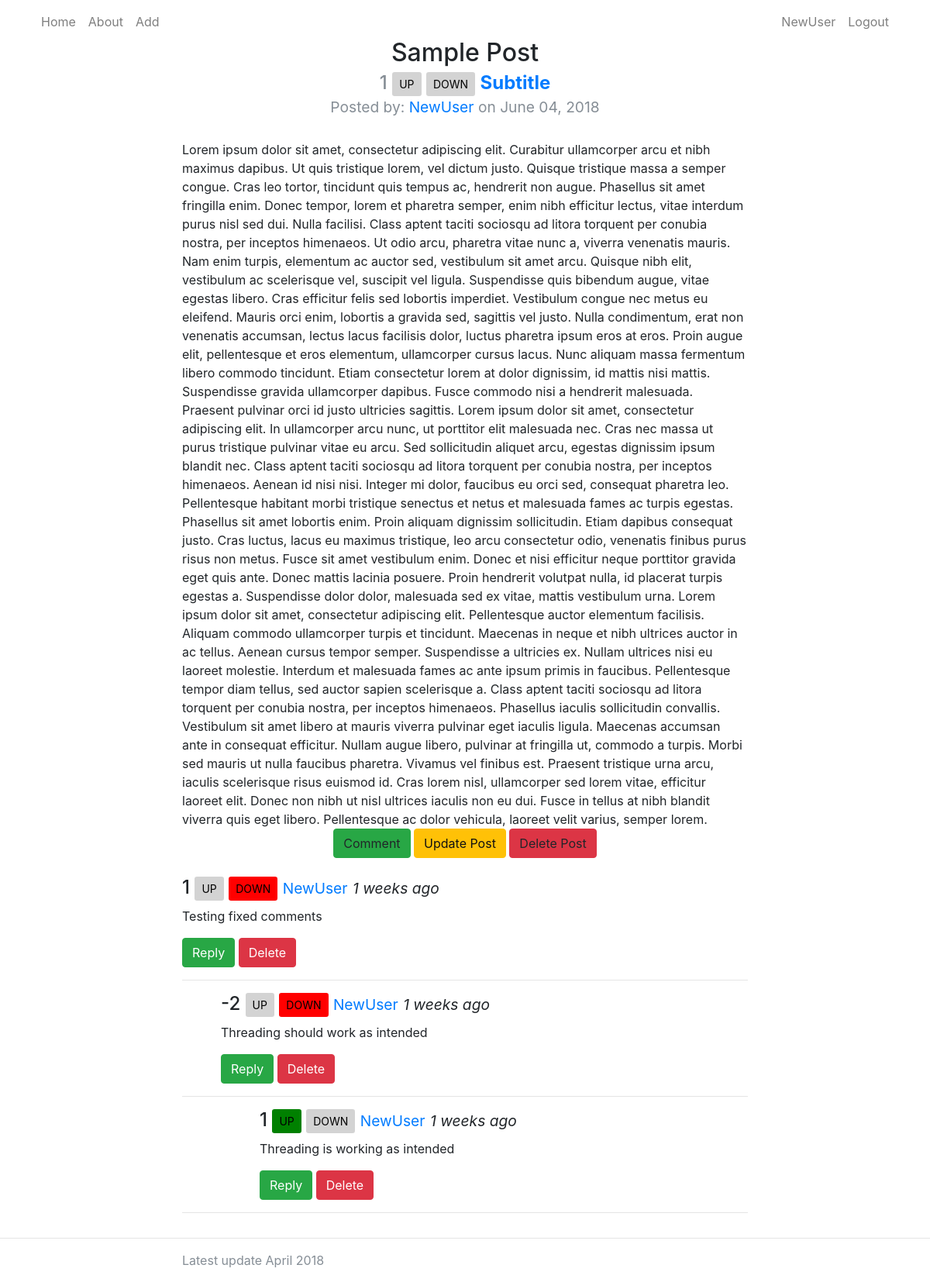
The page /post/1 (signed in) on the database its author committed.
### dbModels.py (models this page shows)
class Blogpost(db.Model):
    id = db.Column(db.Integer, primary_key=True)
    title = db.Column(db.String(50))
    topic = db.Column(db.String(50))
    author = db.Column(db.String(20))
    date_posted = db.Column(db.DateTime)
    content = db.Column(db.Text)
    def getComments(self):
        return Comments.query.filter_by(post = self.id).filter_by(parent=-1).order_by(Comments.date_posted.desc()).all()
    def getPoints(self):
        points = db.session.query(Points.score).\
        filter_by(post_id = self.id).all()
        if not points:
            return 0
        points = sum(item[0] for item in points)
        return points
    def upColor(self, user):
        score = Points.query.filter_by(post_id = self.id).filter_by(user = user).first()
        if (not score) or (score.score == 0 or score.score == -1):
            return "lightgray"
        else:
            return "green"
        return "lightgray"
    def downColor(self, user):
        score = Points.query.filter_by(post_id = self.id).filter_by(user = user).first()
        if (not score) or score.score == 0 or score.score == 1:
            return "lightgray"
        else:
            return "red"
        return "lightgray"

class Comments(db.Model):
    id = db.Column(db.Integer, primary_key=True)
    post = db.Column(db.Integer)
    parent = db.Column(db.Integer)
    author = db.Column(db.String(20))
    date_posted = db.Column(db.DateTime)
    content = db.Column(db.Text)
    def timeFormat(self):
        currently = datetime.now()
        difference = currently - self.date_posted
        seconds = difference.seconds
        days = difference.days
        if days == 0:
            if seconds < 60:
                return f"{seconds} seconds ago"
            if seconds < 120:
                return "1 minute ago"
            if seconds < 3600:
                return f"{int(seconds/60)} minutes ago"
            if seconds < 7200:
                return "1 hour ago"
            if seconds < 86400:
                return f"{int(seconds/3600)} hours ago"
        else:
            if days == 1:
                return "Yesterday"
            if days < 7:
                return f"{days} days ago"
            if days < 30:
                return f"{int(days/7)} weeks ago"
            if days < 365:
                return f"{int(days/30)} months ago"
        return f"{days/365} years ago"
    def getComments(self):
        return Comments.query.filter_by(parent = self.id)\
        .order_by(Comments.date_posted.desc()).all()
    def getPoints(self):
        points = db.session.query(Points.score).\
        filter_by(comment_id = self.id).all()
        if not points:
            return 0
        points = sum(item[0] for item in points)
        return points
    def upColor(self, user):
        score = Points.query.filter_by(comment_id = self.id).filter_by(user = user).first()
        if not score or score.score == 0 or score.score == -1:
            return "lightgray"
        else:
            return "green"
        return "lightgray"
    def downColor(self, user):
        score = Points.query.filter_by(comment_id = self.id).filter_by(user = user).first()
        if not score or score.score == 0 or score.score == 1:
            return "lightgray"
        else:
            return "red"
        return "lightgray"

### routing.py (the view, shortened to what this page needs)
@app.route('/post/<int:post_id>', methods=['GET', 'POST'])
def post(post_id):
    form = CommentForm()
    post = Blogpost.query.filter_by(id=post_id).one()
    comments = post.getComments()
    return render_template('post.html', post=post, comments=comments, form=form, replyForm=form)

### templates/post.html (shortened to what this page needs)
{% extends 'base.html' %}
{% block content %}
<h2 id="pageTitle">
  {{ post.title }}
</h2>
<h4 id="pageTitle" class="text-muted">
  <div class = "points" id="post{{ post.id }}points"> {{post.getPoints()}} </div>
  {% if session['username'] %}
  <button class="btn btn-sm" id="{{post.id}}upPOST" style="background-color: {{ post.upColor(session['username'])}}"
    onclick='newScore(1, null, {{post.id}})'>UP</button>
  <button class="btn btn-sm" id="{{post.id}}downPOST" style="background-color: {{ post.downColor(session['username'])}}"
    onclick='newScore(-1, null, {{post.id}})'>DOWN</button>
  {% endif %}
  <a href="{{ url_for('topic', topic = post.topic) }}"><strong> {{ post.topic }} </strong></a>
  <br>
  <small> Posted by:
    <a href="{{ url_for('profile', username = post.author) }}">{{ post.author }}</a>
    on {{ post.date_posted.strftime('%B %d, %Y') }} </small>
</h4>
<div class="container">
  <div class="row">
    <div class="col-lg-8 col-md-10 mx-auto" id="postContent">
      {{ post.content }}
    </div>
    <br>
  </div>
</div>
{% if session['username'] %}
    <div class="buttons">
      <a class="btn btn-success" onclick="collapseItem(comment)">Comment</a>
  {% if session['username'] == post.author %}
      <a href="{{ url_for('update', post_id = post.id) }}" class="btn btn-warning" id="updatePost" role="button">Update Post</a>
      <a class="btn btn-danger" data-toggle="modal" data-target="#deleteModal">Delete Post</a>
  {% endif %}
    </div>
<br>
{% endif %}
<div class="container">
  <div class="row">
    <div class="col-lg-8 col-md-10 mx-auto">
    {% for comment in post.getComments() recursive %}
          <div class="reply" style="margin-left: {{ (loop.depth-1) * 50 }}px">
            <h4 class="post-title">
              <div class = "points" id = "comment{{comment.id}}points">{{ comment.getPoints() }}</div>
              <button class="btn btn-sm" id="{{comment.id}}up" onclick='newScore(1, {{ comment.id }}, null)'
                style="background-color: {{ comment.upColor(session['username'])}}">UP</button>
              <button class="btn btn-sm" id="{{comment.id}}down" onclick='newScore(-1, {{ comment.id }}, null)'
                style="background-color: {{ comment.downColor(session['username'])}}">DOWN</button>
              <a href="{{ url_for('profile', username = comment.author) }}"><small>{{ comment.author }}</small></a>
              <small><i>{{ comment.timeFormat() }}</i></small>
            </h4>
            <p class="post-meta"> {{ comment.content }} </p>
            {% if session.username %}
            <div class="post-footer">
              <button class="btn btn-success" onclick='collapseItem("#{{ comment.id }}")'>Reply</button>
              {% if session.username == comment.author %}
              <a href="{{ url_for('deleteComment', post_id = post.id, comment_id=comment.id) }}" class="btn btn-danger" id="deletePost">Delete</a>
              {% endif %}
            </div>
            {% endif %}
          </div>
          <hr>
          {% if comment.getComments() %}
            {{ loop(comment.getComments()) }}
          {% endif %}
    {% endfor %}
    </div>
  </div>
</div>
{% endblock %}

### static/stylesheet.css (style rules this page uses)
body { margin-top: 50px; }
.buttons { text-align: center; }
.reply { margin-left: inherit; }
.points { display: inline; }
#deletePost { margin-right: 39%; }
#pageTitle { text-align: center; }
#postContent { width: 60%; margin-left: 20%; margin-top: 2%; }

### rows shown on the page
Blogpost: title "Sample Post", getPoints "1", topic "Subtitle", author "NewUser", date_posted "June 04, 2018", content "Lorem ipsum dolor sit amet, consectetur adipiscing elit. Curabitur ullamcorper arcu et nibh maximus dapibus. Ut quis tristique lorem, vel dictum justo. Quisque tristique massa a semper congue. Cras leo tortor, tincidunt quis tempus ac, hendrerit non augue. Phasellus sit amet fringilla enim. Donec tempor, lorem et pharetra semper, enim nibh efficitur lectus, vitae interdum purus nisl sed dui. Nulla facilisi. Class aptent taciti sociosqu ad litora torquent per conubia nostra, per inceptos himenaeos. Ut odio arcu, pharetra vitae nunc a, viverra venenatis mauris. Nam enim turpis, elementum ac auctor sed, vestibulum sit amet arcu. Quisque nibh elit, vestibulum ac scelerisque vel, suscipit vel…"
Comments: getPoints "1", author "NewUser", timeFormat "1 weeks ago", content "Testing fixed comments"
Comments: getPoints "-2", author "NewUser", timeFormat "1 weeks ago", content "Threading should work as intended"
Comments: getPoints "1", author "NewUser", timeFormat "1 weeks ago", content "Threading is working as intended"

### other values the page prints
{{ session['username'] }} "NewUser"
